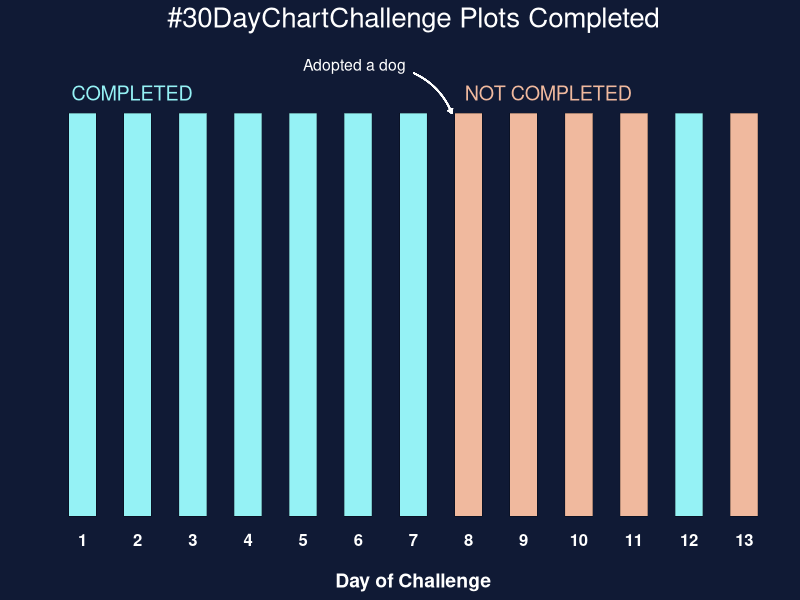

This figure's R source:
library(tidyverse)

df <- tibble(
  date = seq(1:13),
  done = c("yes","yes","yes","yes","yes","yes","yes","no","no","no","no","yes","no"),
  y = rep(1,13)
)


p<-ggplot(df, aes(x = date, y = y, fill = done))+
  geom_tile(aes(width=0.5), color = "black")+
  scale_fill_manual(values = c("#f0b99e", "#95f2f5"))+
  annotate("text", x = 1.9, y = 1.55, label = "COMPLETED", color = "#95f2f5", size = 5)+
  annotate("text", x = 9.4, y = 1.55, label = " NOT COMPLETED", color = "#f0b99e", size = 5)+
  annotate("text", x = 5, y = 1.62, label = "Adopted a dog", hjust = 0, size = 4, color = "white") +
  geom_curve(aes(x = 7, xend = 7.7, y = 1.6, yend = 1.5), curvature = -.2, size = .5, color = "white", arrow = arrow(length = unit(0.01, "npc"))) +
  scale_x_continuous(breaks = c(1,2,3,4,5,6,7,8,9,10,11,12,13))+
  theme(
    panel.grid = element_blank(),
    panel.background = element_rect(fill = "#101a35"),
    plot.background = element_rect(fill = "#101a35", color = NA),
    legend.position = "none",
    axis.text.y = element_blank(),
    axis.title = element_text(color = "white", face = "bold", size = 14),
    axis.ticks = element_blank(),
    axis.text.x = element_text(color = "white", size = 12, margin = margin(t = -.25, b = .5, unit = "cm"), face = "bold"),
    plot.title = element_text(hjust = .5, color = "white", size = 20)
  )+
  labs(
    x = "Day of Challenge",
    y = "",
    title = "#30DayChartChallenge Plots Completed"
  )

ggsave("Day_12.png", p, width = 7, height = 5, dpi = 320)  
